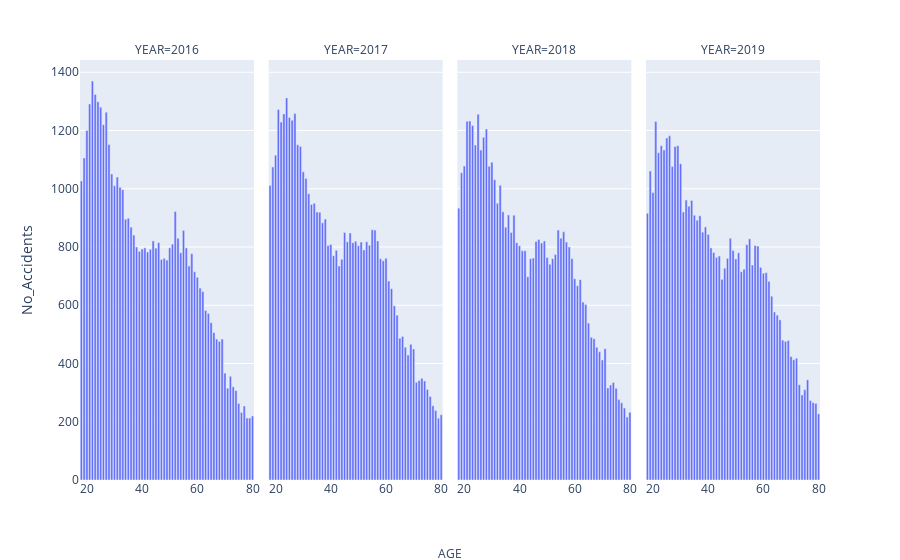

This figure's notebook cell:
### Code cell
fig = px.bar(accidents_age, x='AGE', y='No_Accidents', facet_col='YEAR')
fig.for_each_xaxis(lambda x: x.update({'title':''}))

fig.add_annotation(
    showarrow=False,
    xanchor='center',
    xref='paper',
    x=0.5,
    yref='paper',
    y=-0.2,
    text='AGE'
)
fig.show()

### Figure 1 — Plotly figure (JSON) as saved in the notebook; plotly's stock layout.template omitted (floating-point values rounded to 4 significant figures)
{"data": [{"alignmentgroup": "True", "hovertemplate": "YEAR=2016<br>AGE=%{x}<br>No_Accidents=%{y}<extra></extra>", "legendgroup": "", "marker": {"color": "#636efa", "pattern": {"shape": ""}}, "name": "", "offsetgroup": "", "orientation": "v", "showlegend": false, "textposition": "auto", "type": "bar", "x": [18, 19, 20, 21, 22, 23, 24, 25, 26, 27, 28, 29, 30, 31, 32, 33, 34, 35, 36, 37, 38, 39, 40, 41, 42, 43, 44, 45, 46, 47, 48, 49, 50, 51, 52, 53, 54, 55, 56, 57, 58, 59, 60, 61, 62, 63, 64, 65, 66, 67, 68, 69, 70, 71, 72, 73, 74, 75, 76, 77, 78, 79, 80], "xaxis": "x", "y": [1027, 1106, 1200, 1291, 1370, 1324, 1299, 1280, 1220, 1263, 1152, 1051, 1010, 1040, 1005, 997, 895, 899, 868, 841, 800, 785, 793, 797, 783, 792, 821, 796, 815, 757, 761, 755, 797, 810, 922, 830, 780, 857, 797, 735, 777, 715, 696, 659, 647, 582, 572, 540, 506, 484, 476, 484, 367, 315, 356, 320, 307, 263, 232, 254, 213, 213, 220], "yaxis": "y"}, {"alignmentgroup": "True", "hovertemplate": "YEAR=2017<br>AGE=%{x}<br>No_Accidents=%{y}<extra></extra>", "legendgroup": "", "marker": {"color": "#636efa", "pattern": {"shape": ""}}, "name": "", "offsetgroup": "", "orientation": "v", "showlegend": false, "textposition": "auto", "type": "bar", "x": [18, 19, 20, 21, 22, 23, 24, 25, 26, 27, 28, 29, 30, 31, 32, 33, 34, 35, 36, 37, 38, 39, 40, 41, 42, 43, 44, 45, 46, 47, 48, 49, 50, 51, 52, 53, 54, 55, 56, 57, 58, 59, 60, 61, 62, 63, 64, 65, 66, 67, 68, 69, 70, 71, 72, 73, 74, 75, 76, 77, 78, 79, 80], "xaxis": "x2", "y": [1011, 1075, 1115, 1272, 1229, 1257, 1312, 1245, 1235, 1258, 1151, 1145, 1058, 1035, 983, 946, 950, 920, 919, 883, 896, 805, 809, 770, 789, 735, 758, 850, 818, 848, 815, 820, 804, 817, 790, 818, 806, 859, 858, 821, 760, 753, 761, 683, 657, 598, 566, 487, 493, 456, 429, 466, 450, 336, 342, 349, 340, 311, 287, 255, 239, 212, 224], "yaxis": "y2"}, {"alignmentgroup": "True", "hovertemplate": "YEAR=2018<br>AGE=%{x}<br>No_Accidents=%{y}<extra></extra>", "legendgroup": "", "marker": {"color": "#636efa", "pattern": {"shape": ""}}, "name": "", "offsetgroup": "", "orientation": "v", "showlegend": false, "textposition": "auto", "type": "bar", "x": [18, 19, 20, 21, 22, 23, 24, 25, 26, 27, 28, 29, 30, 31, 32, 33, 34, 35, 36, 37, 38, 39, 40, 41, 42, 43, 44, 45, 46, 47, 48, 49, 50, 51, 52, 53, 54, 55, 56, 57, 58, 59, 60, 61, 62, 63, 64, 65, 66, 67, 68, 69, 70, 71, 72, 73, 74, 75, 76, 77, 78, 79, 80], "xaxis": "x3", "y": [933, 1055, 1078, 1232, 1233, 1217, 1150, 1256, 1133, 1177, 1205, 1077, 1091, 1031, 950, 1012, 921, 868, 910, 850, 909, 815, 804, 787, 787, 698, 760, 762, 819, 826, 814, 821, 764, 741, 760, 774, 858, 830, 852, 817, 800, 760, 691, 667, 688, 611, 603, 539, 490, 485, 456, 440, 412, 451, 316, 326, 335, 315, 276, 265, 247, 216, 233], "yaxis": "y3"}, {"alignmentgroup": "True", "hovertemplate": "YEAR=2019<br>AGE=%{x}<br>No_Accidents=%{y}<extra></extra>", "legendgroup": "", "marker": {"color": "#636efa", "pattern": {"shape": ""}}, "name": "", "offsetgroup": "", "orientation": "v", "showlegend": false, "textposition": "auto", "type": "bar", "x": [18, 19, 20, 21, 22, 23, 24, 25, 26, 27, 28, 29, 30, 31, 32, 33, 34, 35, 36, 37, 38, 39, 40, 41, 42, 43, 44, 45, 46, 47, 48, 49, 50, 51, 52, 53, 54, 55, 56, 57, 58, 59, 60, 61, 62, 63, 64, 65, 66, 67, 68, 69, 70, 71, 72, 73, 74, 75, 76, 77, 78, 79, 80], "xaxis": "x4", "y": [916, 1061, 987, 1231, 1124, 1148, 1133, 1174, 1182, 1076, 1145, 1148, 1086, 920, 961, 940, 960, 909, 892, 907, 851, 869, 843, 797, 781, 764, 769, 689, 727, 761, 830, 788, 759, 780, 715, 724, 808, 828, 738, 805, 803, 730, 710, 712, 682, 631, 577, 566, 550, 480, 476, 479, 424, 413, 418, 327, 292, 310, 344, 273, 266, 263, 227], "yaxis": "y4"}], "layout": {"annotations": [{"showarrow": false, "text": "YEAR=2016", "x": 0.1175, "xanchor": "center", "xref": "paper", "y": 1, "yanchor": "bottom", "yref": "paper"}, {"showarrow": false, "text": "YEAR=2017", "x": 0.3725, "xanchor": "center", "xref": "paper", "y": 1, "yanchor": "bottom", "yref": "paper"}, {"showarrow": false, "text": "YEAR=2018", "x": 0.6275, "xanchor": "center", "xref": "paper", "y": 1, "yanchor": "bottom", "yref": "paper"}, {"showarrow": false, "text": "YEAR=2019", "x": 0.8825, "xanchor": "center", "xref": "paper", "y": 1, "yanchor": "bottom", "yref": "paper"}, {"showarrow": false, "text": "AGE", "x": 0.5, "xanchor": "center", "xref": "paper", "y": -0.2, "yref": "paper"}], "barmode": "relative", "legend": {"tracegroupgap": 0}, "margin": {"t": 60}, "xaxis": {"anchor": "y", "domain": [0, 0.235], "title": {"text": ""}}, "xaxis2": {"anchor": "y2", "domain": [0.255, 0.49], "matches": "x", "title": {"text": ""}}, "xaxis3": {"anchor": "y3", "domain": [0.51, 0.745], "matches": "x", "title": {"text": ""}}, "xaxis4": {"anchor": "y4", "domain": [0.765, 1.0], "matches": "x", "title": {"text": ""}}, "yaxis": {"anchor": "x", "domain": [0, 1], "title": {"text": "No_Accidents"}}, "yaxis2": {"anchor": "x2", "domain": [0, 1], "matches": "y", "showticklabels": false}, "yaxis3": {"anchor": "x3", "domain": [0, 1], "matches": "y", "showticklabels": false}, "yaxis4": {"anchor": "x4", "domain": [0, 1], "matches": "y", "showticklabels": false}}}
